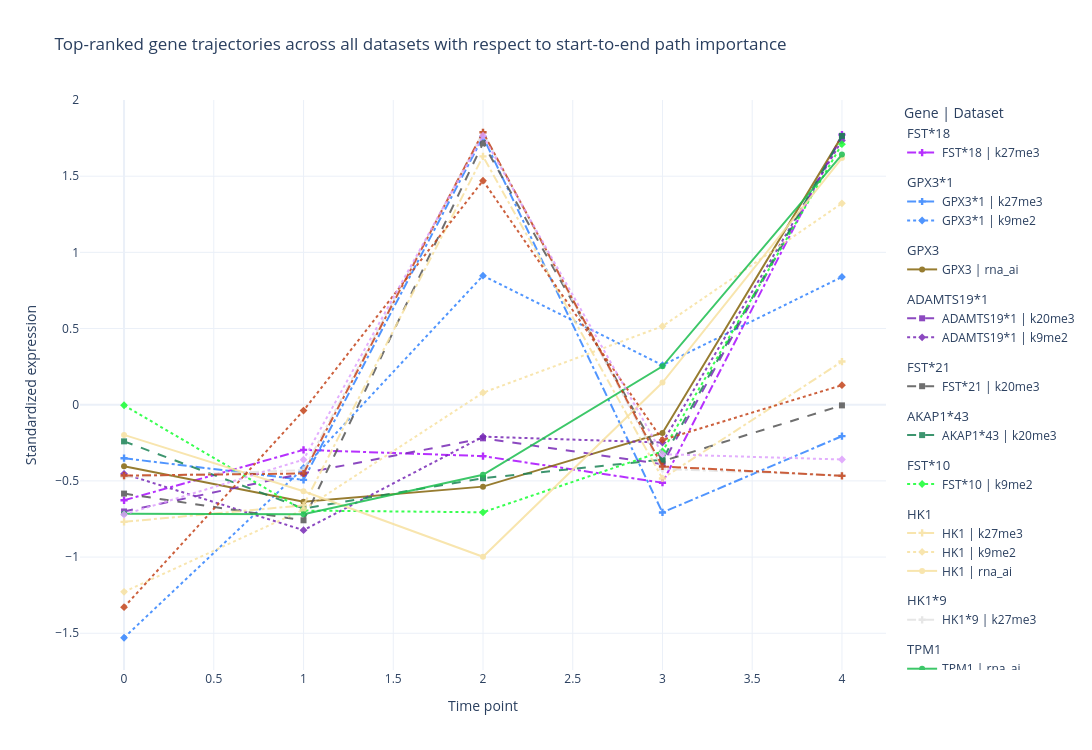

This figure's notebook cell:
### Code cell
# Start-to-end top-ranked gene trajectories across all datasets
# Deduplicated node names (dataset suffix stripped, *locus kept)
start_to_end_gene_nodes = [
    "FST*18",
    "GPX3*1",
    "GPX3",
    "ADAMTS19*1",
    "FST*21",
    "AKAP1*43",
    "FST*10",
    "HK1",
    "HK1*9",
    "TPM1",
    "PRKCE*9",
    "AVL9*1",
]

# Assign one colour per unique base gene name, in order of first appearance
_ste_base_names_ordered = list(dict.fromkeys(_base_gene(g) for g in start_to_end_gene_nodes))
_ste_base_gene_color = {base: palette[i % len(palette)] for i, base in enumerate(_ste_base_names_ordered)}

fig_ste = go.Figure()
_ste_shown_titles = set()

for gene in start_to_end_gene_nodes:
    base = _base_gene(gene)
    color = _ste_base_gene_color[base]
    for ds_name, ds_df in datasets.items():
        if gene not in ds_df.index:
            continue
        style = dataset_style.get(ds_name, dict(dash="solid", symbol="circle"))
        x = _infer_time_axis(ds_df.columns)
        y = ds_df.loc[gene].to_numpy(dtype=float)
        title_text = base if base not in _ste_shown_titles else None
        if title_text:
            _ste_shown_titles.add(base)
        fig_ste.add_trace(
            go.Scatter(
                x=x,
                y=y,
                mode="lines+markers",
                name=f"{gene} | {ds_name}",
                legendgroup=base,
                legendgrouptitle_text=title_text,
                line=dict(color=color, width=2, dash=style["dash"]),
                marker=dict(size=6, symbol=style["symbol"]),
                opacity=0.85,
                hovertemplate=(
                    f"Gene: {gene}<br>Dataset: {ds_name}"
                    "<br>Time: %{x}<br>Expression: %{y:.4f}<extra></extra>"
                ),
            )
        )

fig_ste.update_layout(
    title="Top-ranked gene trajectories across all datasets with respect to start-to-end path importance",
    xaxis_title="Time point",
    yaxis_title="Standardized expression",
    template="plotly_white",
    width=1300,
    height=750,
    legend_title="Gene | Dataset",
)
fig_ste.show()

output_file_ste = Path("Paper_results") / "top_ranked_genes_all_datasets_trajectories_start_to_end.html"
output_file_ste.parent.mkdir(parents=True, exist_ok=True)
fig_ste.write_html(output_file_ste, include_plotlyjs="cdn")
print(f"Saved to: {output_file_ste.resolve()}")

print("\nCoverage summary:")
for gene in start_to_end_gene_nodes:
    found = [ds for ds, df in datasets.items() if gene in df.index]
    missing = [ds for ds in datasets if ds not in found]
    print(f"  {gene:20s}  found: {found}  missing: {missing}")

### Figure 1 — Plotly figure (JSON) as saved in the notebook; plotly's stock layout.template omitted (floating-point values rounded to 4 significant figures)
{"data": [{"hovertemplate": "Gene: FST*18<br>Dataset: k27me3<br>Time: %{x}<br>Expression: %{y:.4f}<extra></extra>", "legendgroup": "FST*18", "legendgrouptitle": {"text": "FST*18"}, "line": {"color": "#AA0DFE", "dash": "dashdot", "width": 2}, "marker": {"size": 6, "symbol": "cross"}, "mode": "lines+markers", "name": "FST*18 | k27me3", "opacity": 0.85, "type": "scatter", "x": [0.0, 1.0, 2.0, 3.0, 4.0], "y": [-0.6272, -0.2963, -0.3374, -0.5119, 1.773]}, {"hovertemplate": "Gene: GPX3*1<br>Dataset: k27me3<br>Time: %{x}<br>Expression: %{y:.4f}<extra></extra>", "legendgroup": "GPX3*1", "legendgrouptitle": {"text": "GPX3*1"}, "line": {"color": "#3283FE", "dash": "dashdot", "width": 2}, "marker": {"size": 6, "symbol": "cross"}, "mode": "lines+markers", "name": "GPX3*1 | k27me3", "opacity": 0.85, "type": "scatter", "x": [0.0, 1.0, 2.0, 3.0, 4.0], "y": [-0.3511, -0.4935, 1.758, -0.7072, -0.2062]}, {"hovertemplate": "Gene: GPX3*1<br>Dataset: k9me2<br>Time: %{x}<br>Expression: %{y:.4f}<extra></extra>", "legendgroup": "GPX3*1", "line": {"color": "#3283FE", "dash": "dot", "width": 2}, "marker": {"size": 6, "symbol": "diamond"}, "mode": "lines+markers", "name": "GPX3*1 | k9me2", "opacity": 0.85, "type": "scatter", "x": [0.0, 1.0, 2.0, 3.0, 4.0], "y": [-1.53, -0.4154, 0.847, 0.2594, 0.8386]}, {"hovertemplate": "Gene: GPX3<br>Dataset: rna_ai<br>Time: %{x}<br>Expression: %{y:.4f}<extra></extra>", "legendgroup": "GPX3", "legendgrouptitle": {"text": "GPX3"}, "line": {"color": "#85660D", "dash": "solid", "width": 2}, "marker": {"size": 6, "symbol": "circle"}, "mode": "lines+markers", "name": "GPX3 | rna_ai", "opacity": 0.85, "type": "scatter", "x": [0.0, 1.0, 2.0, 3.0, 4.0], "y": [-0.4034, -0.6367, -0.5376, -0.1854, 1.763]}, {"hovertemplate": "Gene: ADAMTS19*1<br>Dataset: k20me3<br>Time: %{x}<br>Expression: %{y:.4f}<extra></extra>", "legendgroup": "ADAMTS19*1", "legendgrouptitle": {"text": "ADAMTS19*1"}, "line": {"color": "#782AB6", "dash": "dash", "width": 2}, "marker": {"size": 6, "symbol": "square"}, "mode": "lines+markers", "name": "ADAMTS19*1 | k20me3", "opacity": 0.85, "type": "scatter", "x": [0.0, 1.0, 2.0, 3.0, 4.0], "y": [-0.7007, -0.4503, -0.2205, -0.3906, 1.762]}, {"hovertemplate": "Gene: ADAMTS19*1<br>Dataset: k9me2<br>Time: %{x}<br>Expression: %{y:.4f}<extra></extra>", "legendgroup": "ADAMTS19*1", "line": {"color": "#782AB6", "dash": "dot", "width": 2}, "marker": {"size": 6, "symbol": "diamond"}, "mode": "lines+markers", "name": "ADAMTS19*1 | k9me2", "opacity": 0.85, "type": "scatter", "x": [0.0, 1.0, 2.0, 3.0, 4.0], "y": [-0.4538, -0.8235, -0.2095, -0.2483, 1.735]}, {"hovertemplate": "Gene: FST*21<br>Dataset: k20me3<br>Time: %{x}<br>Expression: %{y:.4f}<extra></extra>", "legendgroup": "FST*21", "legendgrouptitle": {"text": "FST*21"}, "line": {"color": "#565656", "dash": "dash", "width": 2}, "marker": {"size": 6, "symbol": "square"}, "mode": "lines+markers", "name": "FST*21 | k20me3", "opacity": 0.85, "type": "scatter", "x": [0.0, 1.0, 2.0, 3.0, 4.0], "y": [-0.5833, -0.7585, 1.717, -0.3705, -0.004359]}, {"hovertemplate": "Gene: AKAP1*43<br>Dataset: k20me3<br>Time: %{x}<br>Expression: %{y:.4f}<extra></extra>", "legendgroup": "AKAP1*43", "legendgrouptitle": {"text": "AKAP1*43"}, "line": {"color": "#1C8356", "dash": "dash", "width": 2}, "marker": {"size": 6, "symbol": "square"}, "mode": "lines+markers", "name": "AKAP1*43 | k20me3", "opacity": 0.85, "type": "scatter", "x": [0.0, 1.0, 2.0, 3.0, 4.0], "y": [-0.2405, -0.6813, -0.4825, -0.3607, 1.765]}, {"hovertemplate": "Gene: FST*10<br>Dataset: k9me2<br>Time: %{x}<br>Expression: %{y:.4f}<extra></extra>", "legendgroup": "FST*10", "legendgrouptitle": {"text": "FST*10"}, "line": {"color": "#16FF32", "dash": "dot", "width": 2}, "marker": {"size": 6, "symbol": "diamond"}, "mode": "lines+markers", "name": "FST*10 | k9me2", "opacity": 0.85, "type": "scatter", "x": [0.0, 1.0, 2.0, 3.0, 4.0], "y": [-0.003562, -0.6946, -0.706, -0.3062, 1.71]}, {"hovertemplate": "Gene: HK1<br>Dataset: k27me3<br>Time: %{x}<br>Expression: %{y:.4f}<extra></extra>", "legendgroup": "HK1", "legendgrouptitle": {"text": "HK1"}, "line": {"color": "#F7E1A0", "dash": "dashdot", "width": 2}, "marker": {"size": 6, "symbol": "cross"}, "mode": "lines+markers", "name": "HK1 | k27me3", "opacity": 0.85, "type": "scatter", "x": [0.0, 1.0, 2.0, 3.0, 4.0], "y": [-0.7688, -0.6605, 1.63, -0.4843, 0.2834]}, {"hovertemplate": "Gene: HK1<br>Dataset: k9me2<br>Time: %{x}<br>Expression: %{y:.4f}<extra></extra>", "legendgroup": "HK1", "line": {"color": "#F7E1A0", "dash": "dot", "width": 2}, "marker": {"size": 6, "symbol": "diamond"}, "mode": "lines+markers", "name": "HK1 | k9me2", "opacity": 0.85, "type": "scatter", "x": [0.0, 1.0, 2.0, 3.0, 4.0], "y": [-1.228, -0.6879, 0.07876, 0.515, 1.322]}, {"hovertemplate": "Gene: HK1<br>Dataset: rna_ai<br>Time: %{x}<br>Expression: %{y:.4f}<extra></extra>", "legendgroup": "HK1", "line": {"color": "#F7E1A0", "dash": "solid", "width": 2}, "marker": {"size": 6, "symbol": "circle"}, "mode": "lines+markers", "name": "HK1 | rna_ai", "opacity": 0.85, "type": "scatter", "x": [0.0, 1.0, 2.0, 3.0, 4.0], "y": [-0.1981, -0.568, -0.9982, 0.1455, 1.619]}, {"hovertemplate": "Gene: HK1*9<br>Dataset: k27me3<br>Time: %{x}<br>Expression: %{y:.4f}<extra></extra>", "legendgroup": "HK1*9", "legendgrouptitle": {"text": "HK1*9"}, "line": {"color": "#E2E2E2", "dash": "dashdot", "width": 2}, "marker": {"size": 6, "symbol": "cross"}, "mode": "lines+markers", "name": "HK1*9 | k27me3", "opacity": 0.85, "type": "scatter", "x": [0.0, 1.0, 2.0, 3.0, 4.0], "y": [-0.4746, -0.4288, 1.788, -0.4217, -0.4633]}, {"hovertemplate": "Gene: TPM1<br>Dataset: rna_ai<br>Time: %{x}<br>Expression: %{y:.4f}<extra></extra>", "legendgroup": "TPM1", "legendgrouptitle": {"text": "TPM1"}, "line": {"color": "#1CBE4F", "dash": "solid", "width": 2}, "marker": {"size": 6, "symbol": "circle"}, "mode": "lines+markers", "name": "TPM1 | rna_ai", "opacity": 0.85, "type": "scatter", "x": [0.0, 1.0, 2.0, 3.0, 4.0], "y": [-0.7158, -0.7187, -0.4596, 0.2519, 1.642]}, {"hovertemplate": "Gene: PRKCE*9<br>Dataset: k27me3<br>Time: %{x}<br>Expression: %{y:.4f}<extra></extra>", "legendgroup": "PRKCE*9", "legendgrouptitle": {"text": "PRKCE*9"}, "line": {"color": "#C4451C", "dash": "dashdot", "width": 2}, "marker": {"size": 6, "symbol": "cross"}, "mode": "lines+markers", "name": "PRKCE*9 | k27me3", "opacity": 0.85, "type": "scatter", "x": [0.0, 1.0, 2.0, 3.0, 4.0], "y": [-0.4649, -0.4516, 1.788, -0.4051, -0.4667]}, {"hovertemplate": "Gene: PRKCE*9<br>Dataset: k9me2<br>Time: %{x}<br>Expression: %{y:.4f}<extra></extra>", "legendgroup": "PRKCE*9", "line": {"color": "#C4451C", "dash": "dot", "width": 2}, "marker": {"size": 6, "symbol": "diamond"}, "mode": "lines+markers", "name": "PRKCE*9 | k9me2", "opacity": 0.85, "type": "scatter", "x": [0.0, 1.0, 2.0, 3.0, 4.0], "y": [-1.329, -0.03873, 1.471, -0.2315, 0.1281]}, {"hovertemplate": "Gene: AVL9*1<br>Dataset: k9me2<br>Time: %{x}<br>Expression: %{y:.4f}<extra></extra>", "legendgroup": "AVL9*1", "legendgrouptitle": {"text": "AVL9*1"}, "line": {"color": "#DEA0FD", "dash": "dot", "width": 2}, "marker": {"size": 6, "symbol": "diamond"}, "mode": "lines+markers", "name": "AVL9*1 | k9me2", "opacity": 0.85, "type": "scatter", "x": [0.0, 1.0, 2.0, 3.0, 4.0], "y": [-0.7204, -0.3605, 1.765, -0.3249, -0.3595]}], "layout": {"height": 750, "legend": {"title": {"text": "Gene | Dataset"}}, "title": {"text": "Top-ranked gene trajectories across all datasets with respect to start-to-end path importance"}, "width": 1300, "xaxis": {"title": {"text": "Time point"}}, "yaxis": {"title": {"text": "Standardized expression"}}}}
